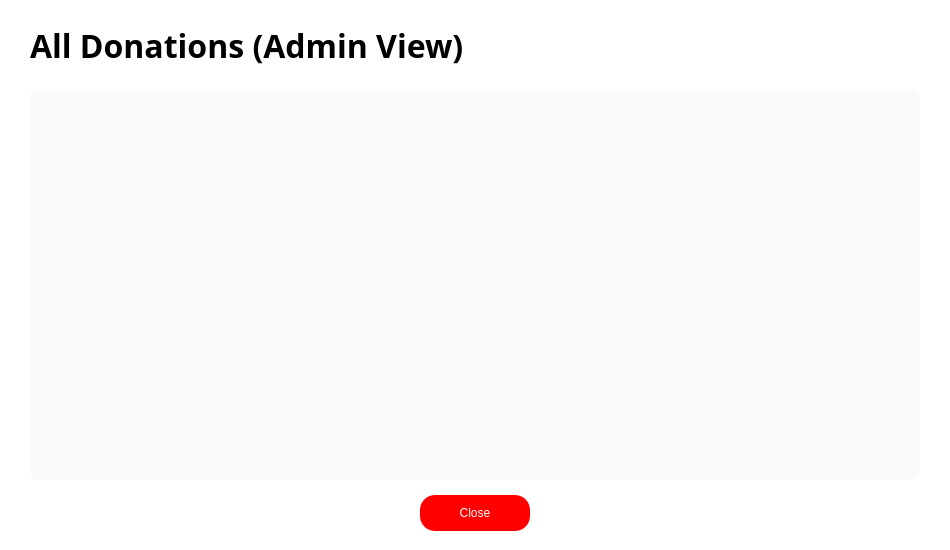
<?xml version="1.0" encoding="UTF-8"?>
<ui version="4.0">
 <class>ViewAllDonationsWindow</class>
 <widget class="QDialog" name="ViewAllDonationsWindow">
  <property name="geometry">
   <rect>
    <x>0</x>
    <y>0</y>
    <width>950</width>
    <height>550</height>
   </rect>
  </property>
  <property name="windowTitle">
   <string>All Donations</string>
  </property>
  <property name="styleSheet">
   <string notr="true">background-color: rgb(255,255,255);</string>
  </property>
  <widget class="QLabel" name="titleLabel">
   <property name="geometry">
    <rect>
     <x>30</x>
     <y>20</y>
     <width>890</width>
     <height>50</height>
    </rect>
   </property>
   <property name="font">
    <font>
     <family>Open Sans</family>
     <pointsize>24</pointsize>
     <bold>true</bold>
    </font>
   </property>
   <property name="styleSheet">
    <string notr="true">color: rgb(0,0,0);</string>
   </property>
   <property name="text">
    <string>All Donations (Admin View)</string>
   </property>
  </widget>
  <widget class="QTableWidget" name="donationsTable">
   <property name="geometry">
    <rect>
     <x>30</x>
     <y>90</y>
     <width>890</width>
     <height>390</height>
    </rect>
   </property>
   <property name="styleSheet">
    <string notr="true">
      border-radius: 8px;
      background-color: rgb(250,250,250);
      font: 12pt "Open Sans";
    </string>
   </property>
  </widget>
  <widget class="QPushButton" name="closeButton">
   <property name="geometry">
    <rect>
     <x>420</x>
     <y>495</y>
     <width>110</width>
     <height>36</height>
    </rect>
   </property>
   <property name="styleSheet">
    <string notr="true">
      border-radius: 15px;
      font: 700 14pt "Open Sans";
      background-color: red;
      color: rgb(255,255,255);
    </string>
   </property>
   <property name="text">
    <string>Close</string>
   </property>
  </widget>
 </widget>
 <resources/>
 <connections/>
</ui>
